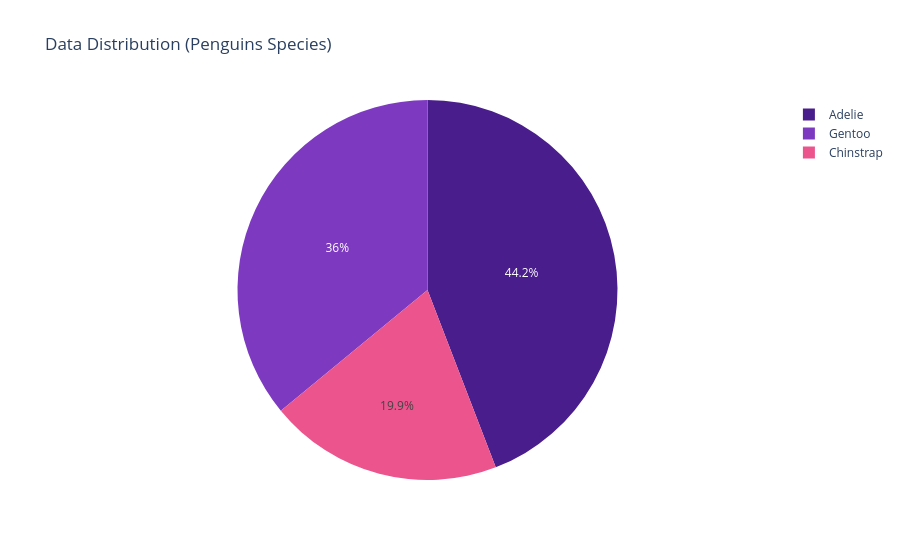
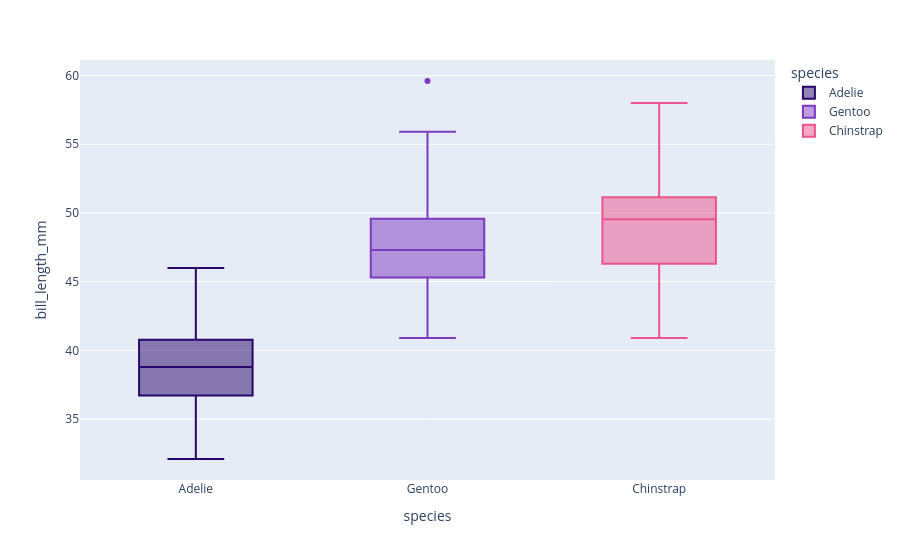
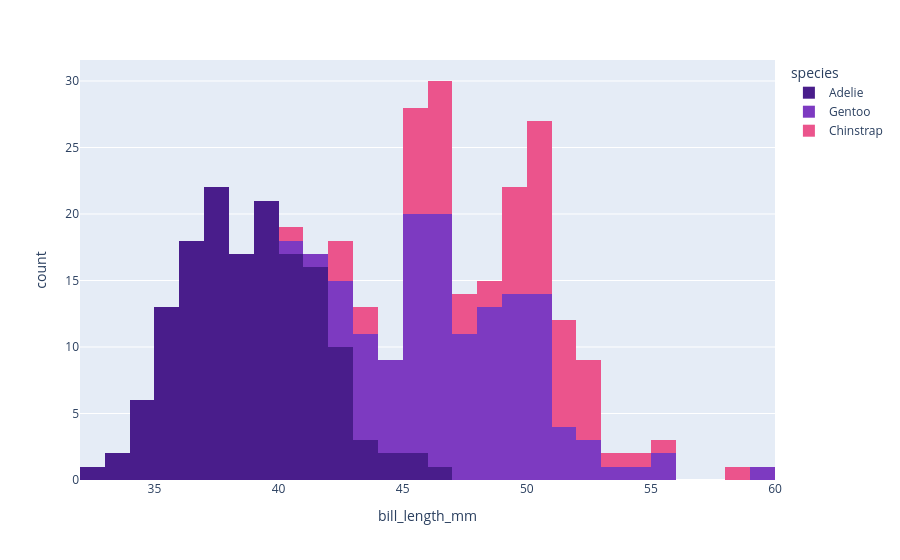
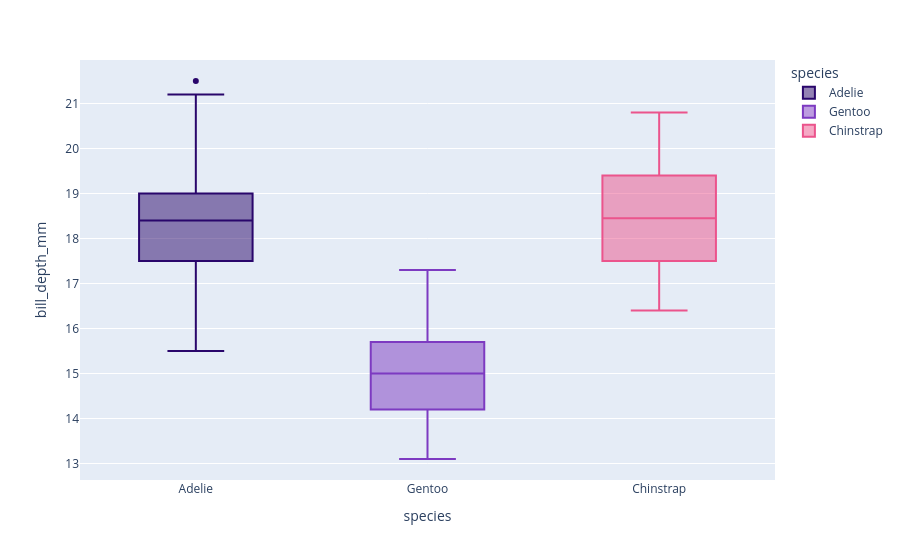

Source (notebook cell) for these figures, in order:
### Code cell
# Data Distribution => Biểu đồ Pie thể hiện phân phối các loài chim cánh cụt
fig = px.pie(penguins, 
             names='species', 
             color_discrete_sequence=['#491D8B','#7D3AC1','#EB548C'],
             title='Data Distribution (Penguins Species)', 
             template='plotly') 
fig.show() 

# Phân tích biến Độ dài mỏ (thay cho SepalLengthCm) với box-plot 
fig = px.box(data_frame=penguins, x='species', y='bill_length_mm', 
             color='species', 
             color_discrete_sequence=['#29066B','#7D3AC1','#EB548C'], 
             orientation='v') 
fig.show() 
 
# Phân tích biến Độ dài mỏ với histogram 
fig = px.histogram(data_frame=penguins, x='bill_length_mm', 
                   color='species', 
                   color_discrete_sequence=['#491D8B','#7D3AC1','#EB548C'], 
                   nbins=50) 
fig.show() 
 
# Phân tích biến Độ dày mỏ (thay cho SepalWidthCm) với box plot 
fig = px.box(data_frame=penguins, x='species', 
             y='bill_depth_mm', color='species', 
             color_discrete_sequence=['#29066B','#7D3AC1','#EB548C'], 
             orientation='v') 
fig.show() 
 
# Phân tích tương quan 2 biến kích thước Mỏ (Bill Length và Bill Depth)
fig = px.scatter(data_frame=penguins, x='bill_length_mm', y='bill_depth_mm',
                 color='species', size='body_mass_g', # Kích thước chấm chấm đại diện cho cân nặng
                 template='seaborn', 
                 color_discrete_sequence=['#491D8B','#7D3AC1','#EB548C']) 
fig.update_layout(width=800, height=600, 
                  xaxis=dict(color="#BF40BF", title="Bill Length (mm)"), 
                  yaxis=dict(color="#BF40BF", title="Bill Depth (mm)")) 
fig.show() 
 
# Phân tích tương quan 2 biến Cánh và Cân nặng (Flipper Length và Body Mass)
fig = px.scatter(data_frame=penguins, x='flipper_length_mm', y='body_mass_g',
                 color='species', size='bill_length_mm', 
                 template='seaborn', 
                 color_discrete_sequence=['#491D8B','#7D3AC1','#EB548C']) 
fig.update_layout(width=800, height=600, 
                  xaxis=dict(color="#BF40BF", title="Flipper Length (mm)"), 
                  yaxis=dict(color="#BF40BF", title="Body Mass (g)")) 
fig.show()

### Figure 1 — Plotly figure (JSON) as saved in the notebook; plotly's stock layout.template omitted (floating-point values rounded to 4 significant figures; data arrays with more than 128 entries replaced by an {"elided": "..."} marker saying what was removed)
{"data": [{"domain": {"x": [0, 1], "y": [0, 1]}, "hovertemplate": "species=%{label}<extra></extra>", "labels": {"elided": "342 str values"}, "legendgroup": "", "name": "", "showlegend": true, "type": "pie"}], "layout": {"legend": {"tracegroupgap": 0}, "piecolorway": ["#491D8B", "#7D3AC1", "#EB548C"], "title": {"text": "Data Distribution (Penguins Species)"}}}

### Figure 2 — Plotly figure (JSON) as saved in the notebook; plotly's stock layout.template omitted (floating-point values rounded to 4 significant figures; data arrays with more than 128 entries replaced by an {"elided": "..."} marker saying what was removed)
{"data": [{"alignmentgroup": "True", "hovertemplate": "species=%{x}<br>bill_length_mm=%{y}<extra></extra>", "legendgroup": "Adelie", "marker": {"color": "#29066B"}, "name": "Adelie", "notched": false, "offsetgroup": "Adelie", "orientation": "v", "showlegend": true, "type": "box", "x": {"elided": "151 str values"}, "x0": " ", "xaxis": "x", "y": {"elided": "151 float values"}, "y0": " ", "yaxis": "y"}, {"alignmentgroup": "True", "hovertemplate": "species=%{x}<br>bill_length_mm=%{y}<extra></extra>", "legendgroup": "Gentoo", "marker": {"color": "#7D3AC1"}, "name": "Gentoo", "notched": false, "offsetgroup": "Gentoo", "orientation": "v", "showlegend": true, "type": "box", "x": ["Gentoo", "Gentoo", "Gentoo", "Gentoo", "Gentoo", "Gentoo", "Gentoo", "Gentoo", "Gentoo", "Gentoo", "Gentoo", "Gentoo", "Gentoo", "Gentoo", "Gentoo", "Gentoo", "Gentoo", "Gentoo", "Gentoo", "Gentoo", "Gentoo", "Gentoo", "Gentoo", "Gentoo", "Gentoo", "Gentoo", "Gentoo", "Gentoo", "Gentoo", "Gentoo", "Gentoo", "Gentoo", "Gentoo", "Gentoo", "Gentoo", "Gentoo", "Gentoo", "Gentoo", "Gentoo", "Gentoo", "Gentoo", "Gentoo", "Gentoo", "Gentoo", "Gentoo", "Gentoo", "Gentoo", "Gentoo", "Gentoo", "Gentoo", "Gentoo", "Gentoo", "Gentoo", "Gentoo", "Gentoo", "Gentoo", "Gentoo", "Gentoo", "Gentoo", "Gentoo", "Gentoo", "Gentoo", "Gentoo", "Gentoo", "Gentoo", "Gentoo", "Gentoo", "Gentoo", "Gentoo", "Gentoo", "Gentoo", "Gentoo", "Gentoo", "Gentoo", "Gentoo", "Gentoo", "Gentoo", "Gentoo", "Gentoo", "Gentoo", "Gentoo", "Gentoo", "Gentoo", "Gentoo", "Gentoo", "Gentoo", "Gentoo", "Gentoo", "Gentoo", "Gentoo", "Gentoo", "Gentoo", "Gentoo", "Gentoo", "Gentoo", "Gentoo", "Gentoo", "Gentoo", "Gentoo", "Gentoo", "Gentoo", "Gentoo", "Gentoo", "Gentoo", "Gentoo", "Gentoo", "Gentoo", "Gentoo", "Gentoo", "Gentoo", "Gentoo", "Gentoo", "Gentoo", "Gentoo", "Gentoo", "Gentoo", "Gentoo", "Gentoo", "Gentoo", "Gentoo", "Gentoo", "Gentoo", "Gentoo"], "x0": " ", "xaxis": "x", "y": [46.1, 50.0, 48.7, 50.0, 47.6, 46.5, 45.4, 46.7, 43.3, 46.8, 40.9, 49.0, 45.5, 48.4, 45.8, 49.3, 42.0, 49.2, 46.2, 48.7, 50.2, 45.1, 46.5, 46.3, 42.9, 46.1, 44.5, 47.8, 48.2, 50.0, 47.3, 42.8, 45.1, 59.6, 49.1, 48.4, 42.6, 44.4, 44.0, 48.7, 42.7, 49.6, 45.3, 49.6, 50.5, 43.6, 45.5, 50.5, 44.9, 45.2, 46.6, 48.5, 45.1, 50.1, 46.5, 45.0, 43.8, 45.5, 43.2, 50.4, 45.3, 46.2, 45.7, 54.3, 45.8, 49.8, 46.2, 49.5, 43.5, 50.7, 47.7, 46.4, 48.2, 46.5, 46.4, 48.6, 47.5, 51.1, 45.2, 45.2, 49.1, 52.5, 47.4, 50.0, 44.9, 50.8, 43.4, 51.3, 47.5, 52.1, 47.5, 52.2, 45.5, 49.5, 44.5, 50.8, 49.4, 46.9, 48.4, 51.1, 48.5, 55.9, 47.2, 49.1, 47.3, 46.8, 41.7, 53.4, 43.3, 48.1, 50.5, 49.8, 43.5, 51.5, 46.2, 55.1, 44.5, 48.8, 47.2, 46.8, 50.4, 45.2, 49.9], "y0": " ", "yaxis": "y"}, {"alignmentgroup": "True", "hovertemplate": "species=%{x}<br>bill_length_mm=%{y}<extra></extra>", "legendgroup": "Chinstrap", "marker": {"color": "#EB548C"}, "name": "Chinstrap", "notched": false, "offsetgroup": "Chinstrap", "orientation": "v", "showlegend": true, "type": "box", "x": ["Chinstrap", "Chinstrap", "Chinstrap", "Chinstrap", "Chinstrap", "Chinstrap", "Chinstrap", "Chinstrap", "Chinstrap", "Chinstrap", "Chinstrap", "Chinstrap", "Chinstrap", "Chinstrap", "Chinstrap", "Chinstrap", "Chinstrap", "Chinstrap", "Chinstrap", "Chinstrap", "Chinstrap", "Chinstrap", "Chinstrap", "Chinstrap", "Chinstrap", "Chinstrap", "Chinstrap", "Chinstrap", "Chinstrap", "Chinstrap", "Chinstrap", "Chinstrap", "Chinstrap", "Chinstrap", "Chinstrap", "Chinstrap", "Chinstrap", "Chinstrap", "Chinstrap", "Chinstrap", "Chinstrap", "Chinstrap", "Chinstrap", "Chinstrap", "Chinstrap", "Chinstrap", "Chinstrap", "Chinstrap", "Chinstrap", "Chinstrap", "Chinstrap", "Chinstrap", "Chinstrap", "Chinstrap", "Chinstrap", "Chinstrap", "Chinstrap", "Chinstrap", "Chinstrap", "Chinstrap", "Chinstrap", "Chinstrap", "Chinstrap", "Chinstrap", "Chinstrap", "Chinstrap", "Chinstrap", "Chinstrap"], "x0": " ", "xaxis": "x", "y": [46.5, 50.0, 51.3, 45.4, 52.7, 45.2, 46.1, 51.3, 46.0, 51.3, 46.6, 51.7, 47.0, 52.0, 45.9, 50.5, 50.3, 58.0, 46.4, 49.2, 42.4, 48.5, 43.2, 50.6, 46.7, 52.0, 50.5, 49.5, 46.4, 52.8, 40.9, 54.2, 42.5, 51.0, 49.7, 47.5, 47.6, 52.0, 46.9, 53.5, 49.0, 46.2, 50.9, 45.5, 50.9, 50.8, 50.1, 49.0, 51.5, 49.8, 48.1, 51.4, 45.7, 50.7, 42.5, 52.2, 45.2, 49.3, 50.2, 45.6, 51.9, 46.8, 45.7, 55.8, 43.5, 49.6, 50.8, 50.2], "y0": " ", "yaxis": "y"}], "layout": {"boxmode": "overlay", "legend": {"title": {"text": "species"}, "tracegroupgap": 0}, "margin": {"t": 60}, "xaxis": {"anchor": "y", "categoryarray": ["Adelie", "Gentoo", "Chinstrap"], "categoryorder": "array", "domain": [0, 1], "title": {"text": "species"}}, "yaxis": {"anchor": "x", "domain": [0, 1], "title": {"text": "bill_length_mm"}}}}

### Figure 3 — Plotly figure (JSON) as saved in the notebook; plotly's stock layout.template omitted (floating-point values rounded to 4 significant figures; data arrays with more than 128 entries replaced by an {"elided": "..."} marker saying what was removed)
{"data": [{"bingroup": "x", "hovertemplate": "species=Adelie<br>bill_length_mm=%{x}<br>count=%{y}<extra></extra>", "legendgroup": "Adelie", "marker": {"color": "#491D8B", "pattern": {"shape": ""}}, "name": "Adelie", "nbinsx": 50, "orientation": "v", "showlegend": true, "type": "histogram", "x": {"elided": "151 float values"}, "xaxis": "x", "yaxis": "y"}, {"bingroup": "x", "hovertemplate": "species=Gentoo<br>bill_length_mm=%{x}<br>count=%{y}<extra></extra>", "legendgroup": "Gentoo", "marker": {"color": "#7D3AC1", "pattern": {"shape": ""}}, "name": "Gentoo", "nbinsx": 50, "orientation": "v", "showlegend": true, "type": "histogram", "x": [46.1, 50.0, 48.7, 50.0, 47.6, 46.5, 45.4, 46.7, 43.3, 46.8, 40.9, 49.0, 45.5, 48.4, 45.8, 49.3, 42.0, 49.2, 46.2, 48.7, 50.2, 45.1, 46.5, 46.3, 42.9, 46.1, 44.5, 47.8, 48.2, 50.0, 47.3, 42.8, 45.1, 59.6, 49.1, 48.4, 42.6, 44.4, 44.0, 48.7, 42.7, 49.6, 45.3, 49.6, 50.5, 43.6, 45.5, 50.5, 44.9, 45.2, 46.6, 48.5, 45.1, 50.1, 46.5, 45.0, 43.8, 45.5, 43.2, 50.4, 45.3, 46.2, 45.7, 54.3, 45.8, 49.8, 46.2, 49.5, 43.5, 50.7, 47.7, 46.4, 48.2, 46.5, 46.4, 48.6, 47.5, 51.1, 45.2, 45.2, 49.1, 52.5, 47.4, 50.0, 44.9, 50.8, 43.4, 51.3, 47.5, 52.1, 47.5, 52.2, 45.5, 49.5, 44.5, 50.8, 49.4, 46.9, 48.4, 51.1, 48.5, 55.9, 47.2, 49.1, 47.3, 46.8, 41.7, 53.4, 43.3, 48.1, 50.5, 49.8, 43.5, 51.5, 46.2, 55.1, 44.5, 48.8, 47.2, 46.8, 50.4, 45.2, 49.9], "xaxis": "x", "yaxis": "y"}, {"bingroup": "x", "hovertemplate": "species=Chinstrap<br>bill_length_mm=%{x}<br>count=%{y}<extra></extra>", "legendgroup": "Chinstrap", "marker": {"color": "#EB548C", "pattern": {"shape": ""}}, "name": "Chinstrap", "nbinsx": 50, "orientation": "v", "showlegend": true, "type": "histogram", "x": [46.5, 50.0, 51.3, 45.4, 52.7, 45.2, 46.1, 51.3, 46.0, 51.3, 46.6, 51.7, 47.0, 52.0, 45.9, 50.5, 50.3, 58.0, 46.4, 49.2, 42.4, 48.5, 43.2, 50.6, 46.7, 52.0, 50.5, 49.5, 46.4, 52.8, 40.9, 54.2, 42.5, 51.0, 49.7, 47.5, 47.6, 52.0, 46.9, 53.5, 49.0, 46.2, 50.9, 45.5, 50.9, 50.8, 50.1, 49.0, 51.5, 49.8, 48.1, 51.4, 45.7, 50.7, 42.5, 52.2, 45.2, 49.3, 50.2, 45.6, 51.9, 46.8, 45.7, 55.8, 43.5, 49.6, 50.8, 50.2], "xaxis": "x", "yaxis": "y"}], "layout": {"barmode": "relative", "legend": {"title": {"text": "species"}, "tracegroupgap": 0}, "margin": {"t": 60}, "xaxis": {"anchor": "y", "domain": [0, 1], "title": {"text": "bill_length_mm"}}, "yaxis": {"anchor": "x", "domain": [0, 1], "title": {"text": "count"}}}}

### Figure 4 — Plotly figure (JSON) as saved in the notebook; plotly's stock layout.template omitted (floating-point values rounded to 4 significant figures; data arrays with more than 128 entries replaced by an {"elided": "..."} marker saying what was removed)
{"data": [{"alignmentgroup": "True", "hovertemplate": "species=%{x}<br>bill_depth_mm=%{y}<extra></extra>", "legendgroup": "Adelie", "marker": {"color": "#29066B"}, "name": "Adelie", "notched": false, "offsetgroup": "Adelie", "orientation": "v", "showlegend": true, "type": "box", "x": {"elided": "151 str values"}, "x0": " ", "xaxis": "x", "y": {"elided": "151 float values"}, "y0": " ", "yaxis": "y"}, {"alignmentgroup": "True", "hovertemplate": "species=%{x}<br>bill_depth_mm=%{y}<extra></extra>", "legendgroup": "Gentoo", "marker": {"color": "#7D3AC1"}, "name": "Gentoo", "notched": false, "offsetgroup": "Gentoo", "orientation": "v", "showlegend": true, "type": "box", "x": ["Gentoo", "Gentoo", "Gentoo", "Gentoo", "Gentoo", "Gentoo", "Gentoo", "Gentoo", "Gentoo", "Gentoo", "Gentoo", "Gentoo", "Gentoo", "Gentoo", "Gentoo", "Gentoo", "Gentoo", "Gentoo", "Gentoo", "Gentoo", "Gentoo", "Gentoo", "Gentoo", "Gentoo", "Gentoo", "Gentoo", "Gentoo", "Gentoo", "Gentoo", "Gentoo", "Gentoo", "Gentoo", "Gentoo", "Gentoo", "Gentoo", "Gentoo", "Gentoo", "Gentoo", "Gentoo", "Gentoo", "Gentoo", "Gentoo", "Gentoo", "Gentoo", "Gentoo", "Gentoo", "Gentoo", "Gentoo", "Gentoo", "Gentoo", "Gentoo", "Gentoo", "Gentoo", "Gentoo", "Gentoo", "Gentoo", "Gentoo", "Gentoo", "Gentoo", "Gentoo", "Gentoo", "Gentoo", "Gentoo", "Gentoo", "Gentoo", "Gentoo", "Gentoo", "Gentoo", "Gentoo", "Gentoo", "Gentoo", "Gentoo", "Gentoo", "Gentoo", "Gentoo", "Gentoo", "Gentoo", "Gentoo", "Gentoo", "Gentoo", "Gentoo", "Gentoo", "Gentoo", "Gentoo", "Gentoo", "Gentoo", "Gentoo", "Gentoo", "Gentoo", "Gentoo", "Gentoo", "Gentoo", "Gentoo", "Gentoo", "Gentoo", "Gentoo", "Gentoo", "Gentoo", "Gentoo", "Gentoo", "Gentoo", "Gentoo", "Gentoo", "Gentoo", "Gentoo", "Gentoo", "Gentoo", "Gentoo", "Gentoo", "Gentoo", "Gentoo", "Gentoo", "Gentoo", "Gentoo", "Gentoo", "Gentoo", "Gentoo", "Gentoo", "Gentoo", "Gentoo", "Gentoo", "Gentoo", "Gentoo"], "x0": " ", "xaxis": "x", "y": [13.2, 16.3, 14.1, 15.2, 14.5, 13.5, 14.6, 15.3, 13.4, 15.4, 13.7, 16.1, 13.7, 14.6, 14.6, 15.7, 13.5, 15.2, 14.5, 15.1, 14.3, 14.5, 14.5, 15.8, 13.1, 15.1, 14.3, 15.0, 14.3, 15.3, 15.3, 14.2, 14.5, 17.0, 14.8, 16.3, 13.7, 17.3, 13.6, 15.7, 13.7, 16.0, 13.7, 15.0, 15.9, 13.9, 13.9, 15.9, 13.3, 15.8, 14.2, 14.1, 14.4, 15.0, 14.4, 15.4, 13.9, 15.0, 14.5, 15.3, 13.8, 14.9, 13.9, 15.7, 14.2, 16.8, 14.4, 16.2, 14.2, 15.0, 15.0, 15.6, 15.6, 14.8, 15.0, 16.0, 14.2, 16.3, 13.8, 16.4, 14.5, 15.6, 14.6, 15.9, 13.8, 17.3, 14.4, 14.2, 14.0, 17.0, 15.0, 17.1, 14.5, 16.1, 14.7, 15.7, 15.8, 14.6, 14.4, 16.5, 15.0, 17.0, 15.5, 15.0, 13.8, 16.1, 14.7, 15.8, 14.0, 15.1, 15.2, 15.9, 15.2, 16.3, 14.1, 16.0, 15.7, 16.2, 13.7, 14.3, 15.7, 14.8, 16.1], "y0": " ", "yaxis": "y"}, {"alignmentgroup": "True", "hovertemplate": "species=%{x}<br>bill_depth_mm=%{y}<extra></extra>", "legendgroup": "Chinstrap", "marker": {"color": "#EB548C"}, "name": "Chinstrap", "notched": false, "offsetgroup": "Chinstrap", "orientation": "v", "showlegend": true, "type": "box", "x": ["Chinstrap", "Chinstrap", "Chinstrap", "Chinstrap", "Chinstrap", "Chinstrap", "Chinstrap", "Chinstrap", "Chinstrap", "Chinstrap", "Chinstrap", "Chinstrap", "Chinstrap", "Chinstrap", "Chinstrap", "Chinstrap", "Chinstrap", "Chinstrap", "Chinstrap", "Chinstrap", "Chinstrap", "Chinstrap", "Chinstrap", "Chinstrap", "Chinstrap", "Chinstrap", "Chinstrap", "Chinstrap", "Chinstrap", "Chinstrap", "Chinstrap", "Chinstrap", "Chinstrap", "Chinstrap", "Chinstrap", "Chinstrap", "Chinstrap", "Chinstrap", "Chinstrap", "Chinstrap", "Chinstrap", "Chinstrap", "Chinstrap", "Chinstrap", "Chinstrap", "Chinstrap", "Chinstrap", "Chinstrap", "Chinstrap", "Chinstrap", "Chinstrap", "Chinstrap", "Chinstrap", "Chinstrap", "Chinstrap", "Chinstrap", "Chinstrap", "Chinstrap", "Chinstrap", "Chinstrap", "Chinstrap", "Chinstrap", "Chinstrap", "Chinstrap", "Chinstrap", "Chinstrap", "Chinstrap", "Chinstrap"], "x0": " ", "xaxis": "x", "y": [17.9, 19.5, 19.2, 18.7, 19.8, 17.8, 18.2, 18.2, 18.9, 19.9, 17.8, 20.3, 17.3, 18.1, 17.1, 19.6, 20.0, 17.8, 18.6, 18.2, 17.3, 17.5, 16.6, 19.4, 17.9, 19.0, 18.4, 19.0, 17.8, 20.0, 16.6, 20.8, 16.7, 18.8, 18.6, 16.8, 18.3, 20.7, 16.6, 19.9, 19.5, 17.5, 19.1, 17.0, 17.9, 18.5, 17.9, 19.6, 18.7, 17.3, 16.4, 19.0, 17.3, 19.7, 17.3, 18.8, 16.6, 19.9, 18.8, 19.4, 19.5, 16.5, 17.0, 19.8, 18.1, 18.2, 19.0, 18.7], "y0": " ", "yaxis": "y"}], "layout": {"boxmode": "overlay", "legend": {"title": {"text": "species"}, "tracegroupgap": 0}, "margin": {"t": 60}, "xaxis": {"anchor": "y", "categoryarray": ["Adelie", "Gentoo", "Chinstrap"], "categoryorder": "array", "domain": [0, 1], "title": {"text": "species"}}, "yaxis": {"anchor": "x", "domain": [0, 1], "title": {"text": "bill_depth_mm"}}}}
